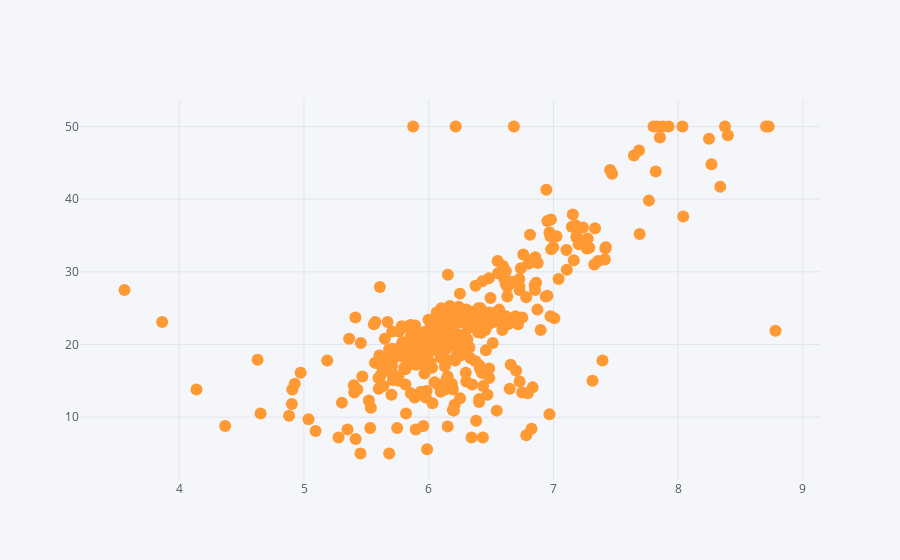

This figure's notebook cell:
### Markdown cell above
### 두 변수 간의 관계 보기

RM과 MEDV 사이의 관계 보기

### Code cell
train_data.iplot(x='RM', y='MEDV', mode='markers')

### Figure 1 — Plotly figure (JSON) as saved in the notebook; plotly's stock layout.template omitted (floating-point values rounded to 4 significant figures; data arrays with more than 128 entries replaced by an {"elided": "..."} marker saying what was removed)
{"data": [{"line": {"color": "rgba(255, 153, 51, 1.0)", "dash": "solid", "shape": "linear", "width": 1.3}, "marker": {"size": 12, "symbol": "circle"}, "mode": "markers", "name": "MEDV", "text": "", "type": "scatter", "uid": "9c901414-bf65-4de4-b607-4c2b2fe9860c", "x": {"elided": "379 float values"}, "y": {"elided": "379 float values"}}], "layout": {"legend": {"bgcolor": "#F5F6F9", "font": {"color": "#4D5663"}}, "paper_bgcolor": "#F5F6F9", "plot_bgcolor": "#F5F6F9", "title": {"font": {"color": "#4D5663"}}, "xaxis": {"gridcolor": "#E1E5ED", "showgrid": true, "tickfont": {"color": "#4D5663"}, "title": {"font": {"color": "#4D5663"}, "text": ""}, "zerolinecolor": "#E1E5ED"}, "yaxis": {"gridcolor": "#E1E5ED", "showgrid": true, "tickfont": {"color": "#4D5663"}, "title": {"font": {"color": "#4D5663"}, "text": ""}, "zerolinecolor": "#E1E5ED"}}}
